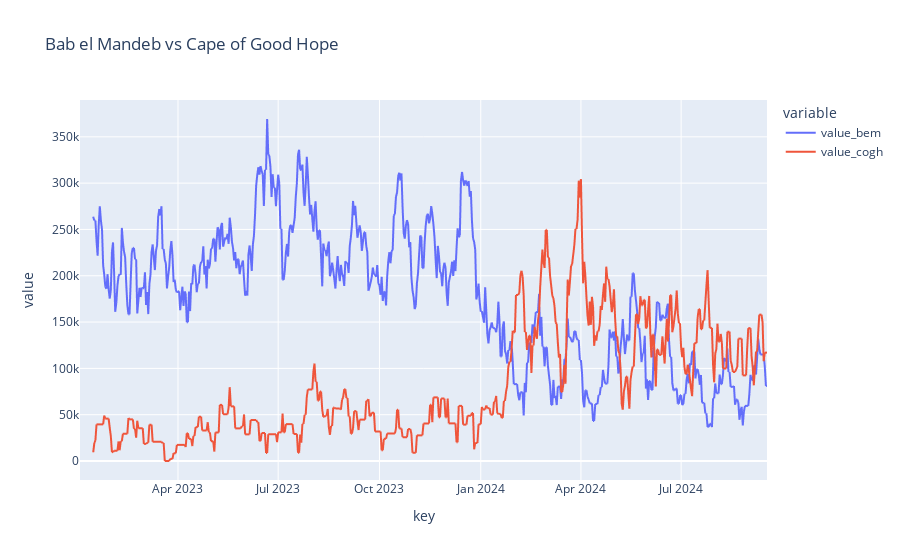

The notebook cell this image was saved under:
### Code cell
plotting_data(df1,df2, moving_average=14)

### Figure 1 — Plotly figure (JSON) as saved in the notebook; plotly's stock layout.template omitted (floating-point values rounded to 4 significant figures; data arrays with more than 128 entries replaced by an {"elided": "..."} marker saying what was removed)
{"data": [{"hovertemplate": "variable=value_bem<br>key=%{x}<br>value=%{y}<extra></extra>", "legendgroup": "value_bem", "line": {"color": "#636efa", "dash": "solid"}, "marker": {"symbol": "circle"}, "mode": "lines", "name": "value_bem", "showlegend": true, "type": "scattergl", "x": {"elided": "625 str values"}, "xaxis": "x", "y": {"elided": "625 float values"}, "yaxis": "y"}, {"hovertemplate": "variable=value_cogh<br>key=%{x}<br>value=%{y}<extra></extra>", "legendgroup": "value_cogh", "line": {"color": "#EF553B", "dash": "solid"}, "marker": {"symbol": "circle"}, "mode": "lines", "name": "value_cogh", "showlegend": true, "type": "scattergl", "x": {"elided": "625 str values"}, "xaxis": "x", "y": {"elided": "625 float values"}, "yaxis": "y"}], "layout": {"legend": {"title": {"text": "variable"}, "tracegroupgap": 0}, "title": {"text": "Bab el Mandeb vs Cape of Good Hope"}, "xaxis": {"anchor": "y", "domain": [0, 1], "title": {"text": "key"}}, "yaxis": {"anchor": "x", "domain": [0, 1], "title": {"text": "value"}}}}
